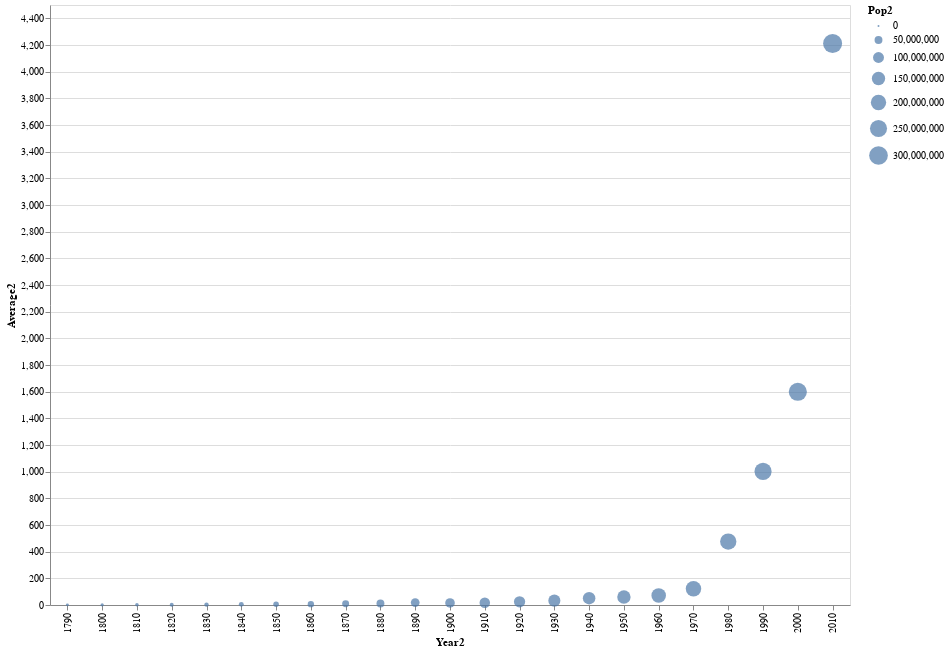

Notebook source saved alongside this figure:
### Code cell
altair.Chart(df).mark_circle().encode(
    x = "Year2",
    y = "Average2",
    size = "Pop2"
).properties(
    width=800,
    height=600
)

### Figure 1 — Vega-Lite specification as saved in the notebook (floating-point values rounded to 4 significant figures)
{"config": {"view": {"continuousWidth": 400, "continuousHeight": 300}}, "data": {"name": "data-e0e16a9bd5ebb472c472aa6f5c93243e"}, "mark": "circle", "encoding": {"size": {"type": "quantitative", "field": "Pop2"}, "x": {"type": "nominal", "field": "Year2"}, "y": {"type": "quantitative", "field": "Average2"}}, "height": 600, "width": 800, "$schema": "https://vega.github.io/schema/vega-lite/v4.0.2.json", "datasets": {"data-e0e16a9bd5ebb472c472aa6f5c93243e": [{"Year": "1790", "Pop": "3,929,214", "Cost": "$44,377", "Average": "1.13 cents", "Year2": "1790", "Pop2": 3929214, "Cost2": 44377, "Average2": 1.13}, {"Year": "1800", "Pop": "5,308,483", "Cost": "$66,109", "Average": "1.24 cents", "Year2": "1800", "Pop2": 5308483, "Cost2": 66109, "Average2": 1.24}, {"Year": "1810", "Pop": "7,239,881", "Cost": "$178,445", "Average": "2.46 cents", "Year2": "1810", "Pop2": 7239881, "Cost2": 178445, "Average2": 2.46}, {"Year": "1820", "Pop": "9,633,822", "Cost": "$208,526", "Average": "2.16 cents", "Year2": "1820", "Pop2": 9633822, "Cost2": 208526, "Average2": 2.16}, {"Year": "1830", "Pop": "12,866,020", "Cost": "$378,545", "Average": "2.94 cents", "Year2": "1830", "Pop2": 12866020, "Cost2": 378545, "Average2": 2.94}, {"Year": "1840", "Pop": "17,069,458", "Cost": "$833,371", "Average": "4.88 cents", "Year2": "1840", "Pop2": 17069458, "Cost2": 833371, "Average2": 4.88}, {"Year": "1850", "Pop": "23,191,876", "Cost": "$1,423,351", "Average": "6.14 cents", "Year2": "1850", "Pop2": 23191876, "Cost2": 1423351, "Average2": 6.14}, {"Year": "1860", "Pop": "31,443,321", "Cost": "$1,969,377", "Average": "6.26 cents", "Year2": "1860", "Pop2": 31443321, "Cost2": 1969377, "Average2": 6.26}, {"Year": "1870", "Pop": "38,558,371", "Cost": "$3,421,198", "Average": "8.87 cents", "Year2": "1870", "Pop2": 38558371, "Cost2": 3421198, "Average2": 8.87}, {"Year": "1880", "Pop": "50,155,783", "Cost": "$5,790,678", "Average": "11.54 cents", "Year2": "1880", "Pop2": 50155783, "Cost2": 5790678, "Average2": 11.54}, {"Year": "1890", "Pop": "62,979,766", "Cost": "$11,547,127", "Average": "18.33 cents", "Year2": "1890", "Pop2": 62979766, "Cost2": 11547127, "Average2": 18.33}, {"Year": "1900", "Pop": "76,303,387", "Cost": "$11,854,000", "Average": "15.54 cents", "Year2": "1900", "Pop2": 76303387, "Cost2": 11854000, "Average2": 15.54}, {"Year": "1910", "Pop": "91,972,266", "Cost": "$15,968,000", "Average": "17.07 cents", "Year2": "1910", "Pop2": 91972266, "Cost2": 15968000, "Average2": 17.07}, {"Year": "1920", "Pop": "105,710,620", "Cost": "$25,117,000", "Average": "23.76 cents", "Year2": "1920", "Pop2": 105710620, "Cost2": 25117000, "Average2": 23.76}, {"Year": "1930", "Pop": "122,775,046", "Cost": "$40,156,000", "Average": "32.71 cents", "Year2": "1930", "Pop2": 122775046, "Cost2": 40156000, "Average2": 32.71}, {"Year": "1940", "Pop": "131,669,275", "Cost": "$67,527,000", "Average": "51.29 cents", "Year2": "1940", "Pop2": 131669275, "Cost2": 67527000, "Average2": 51.29}, {"Year": "1950", "Pop": "151,325,798", "Cost": "$91,462,000", "Average": "60.44 cents", "Year2": "1950", "Pop2": 151325798, "Cost2": 91462000, "Average2": 60.44}, {"Year": "1960", "Pop": "179,323,175", "Cost": "$127,934,000", "Average": "71.34 cents", "Year2": "1960", "Pop2": 179323175, "Cost2": 127934000, "Average2": 71.34}, {"Year": "1970", "Pop": "203,302,031", "Cost": "$247,653,000", "Average": "$1.22", "Year2": "1970", "Pop2": 203302031, "Cost2": 247653000, "Average2": 122.0}, {"Year": "1980", "Pop": "226,542,199", "Cost": "$1,078,488,000", "Average": "$4.76", "Year2": "1980", "Pop2": 226542199, "Cost2": 1078488000, "Average2": 476.0}, {"Year": "1990", "Pop": "248,718,301", "Cost": "$2,492,830,000", "Average": "$10.02", "Year2": "1990", "Pop2": 248718301, "Cost2": 2492830000, "Average2": 1002.0}, {"Year": "2000", "Pop": "281,421,906", "Cost": "$4.5 Billion", "Average": "$15.99", "Year2": "2000", "Pop2": 281421906, "Cost2": 4500000000, "Average2": 1599.0}, {"Year": "2010*", "Pop": "308,745,538", "Cost": "$13 Billion", "Average": "$42.11", "Year2": "2010", "Pop2": 308745538, "Cost2": 13000000000, "Average2": 4211.0}]}}
